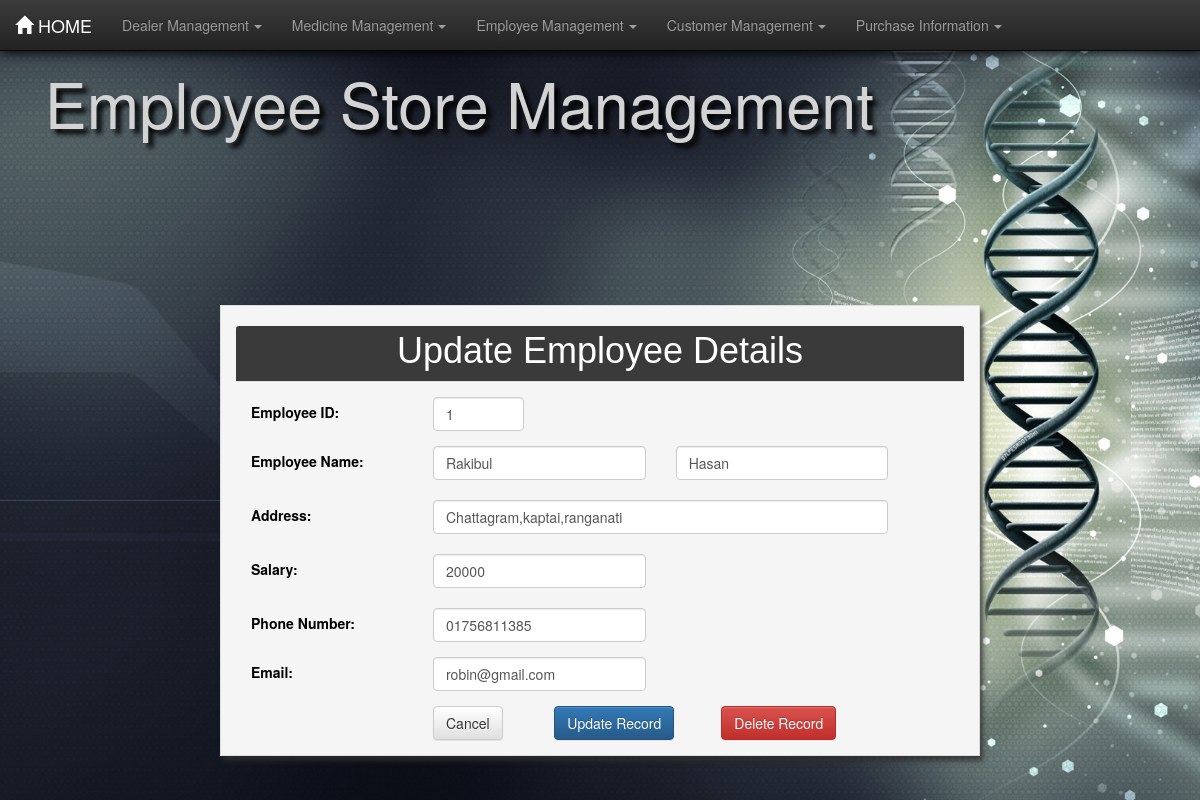
Before: /empformview/14/ with the older database file.
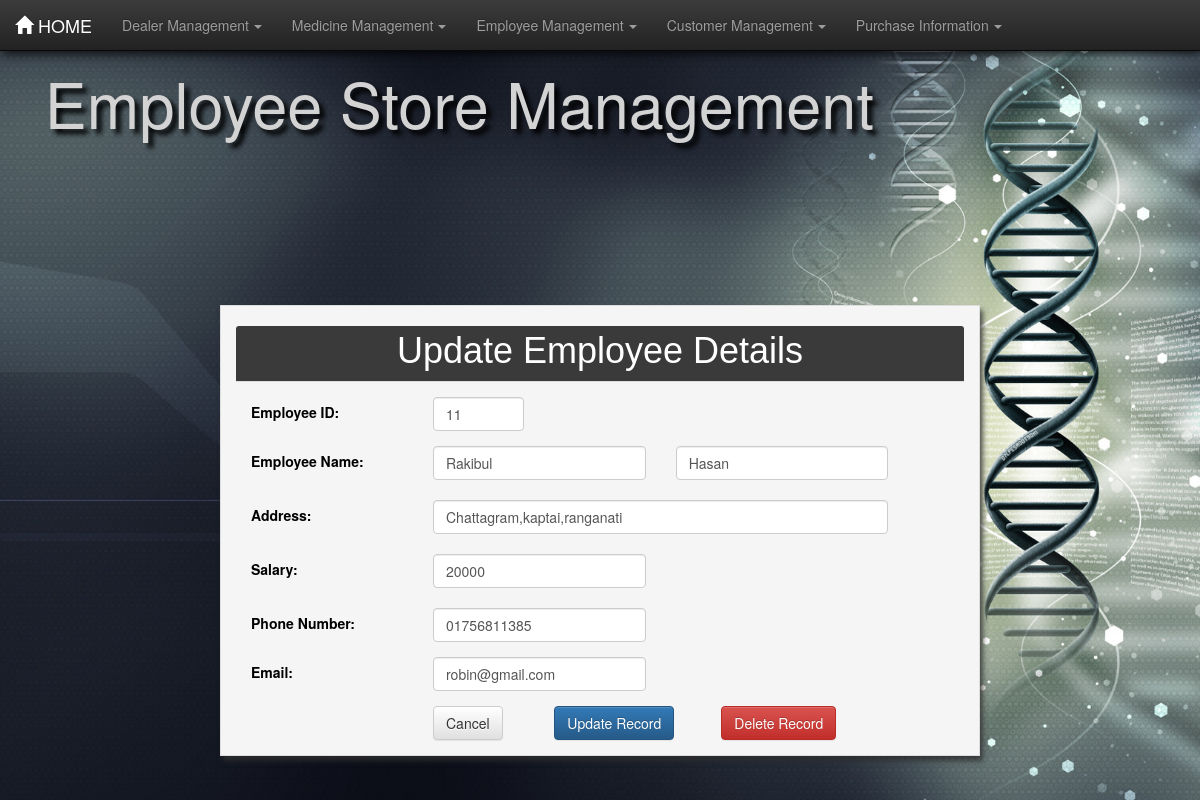
After: the same page with the newer database file.
### pharmecyinfo/models.py (models this page shows, shortened)
class Employeeinfo(models.Model):
    Emp_id = models.IntegerField(unique=True)
    fname = models.CharField(max_length=30)
    lname = models.CharField(max_length=30)
    address = models.CharField(max_length=100)
    email = models.EmailField(unique=True)
    salary = models.BigIntegerField()
    phone_number = models.CharField(max_length=15, unique=True)

### pharmecyinfo/views.py (the view)
# urls.py: path('empformview/<int:pk>/', views.EmployeeFormView.as_view(), name='empformview'),
class EmployeeFormView(DetailView):
    model = Employeeinfo
    template_name = 'emp.html'
    context_object_name = 'emp'

### templates/emp.html (shortened to what the changed rows need)
{% extends 'base.html' %}
{% load static %}
{% block content %}
<div class="jumbotron" style="background: none;">
    <div class="row mx-5">
        <div class="col-md-9 mx-5"><h1 id="h1">Employee Store Management</h1></div>
    </div>
</div>
<div class="container black-text">
    <div class="panel panel-default col-md-8 jumcust2">
        <div class="panel-heading">
            <h1 class="padtop5">
                {% if add %}
                    Add Employee Details
                {% else %}
                    Update Employee Details
                {% endif %}</h1>
        </div>
        <div class="panel-body">
            {% if emp %}
                <form action="{% url 'empformupdate' emp.id  %}" method="post">
                    <div class="row">
                        <div class="col-md-3 padtop5">
                            <label for="e_id" class="form-control-label">Employee ID:</label>
                        </div>
                        <div class="col-md-2">
                            <input type="text" class="form-control" id="e_id" placeholder="Code" name="Emp_id"
                                   value="{{ emp.Emp_id }}" required/>
                        </div>
                    </div>
                    <div class="row padtop15">
                        <div class="col-md-3 padtop5">
                            <label for="firstName" class="form-control-label">Employee Name:</label>
                        </div>
                        <div class="form-group col-md-4">
                            <input type="text" name="fname" class="form-control" id="firstName" placeholder="First Name"
                                   value="{{ emp.fname }}" required/>
                        </div>
                        <div class="col-md-4">
                            <input type="text" name="lname" class="form-control" id="lastName" placeholder="Last Name"
                                   value="{{ emp.lname }}" required/>
                        </div>
                    </div>
                    <div class="row padtop5">
                        <div class="col-md-3 padtop5">
                            <label for="address" class="form-control-label">Address:</label>
                        </div>
                        <div class="form-group col-md-8">
                            <input type="text" class="form-control" id="address" placeholder="Address" name="address"
                                   value="{{ emp.address }}"/>
                        </div>
                    </div>
                    <div class="row padtop5">
                        <div class="col-md-3 padtop5">
                            <label for="sal" class="form-control-label">Salary:</label>
                        </div>
                        <div class="form-group col-md-4">
                            <input type="text" class="form-control" id="sal" placeholder="Salary" name="salary"
                                   value="{{ emp.salary }}" required/>
                        </div>
                    </div>
                    <div class="row padtop5">
                        <div class="col-md-3">
                            <label for="phn_no" class="form-control-label padtop5">Phone Number:</label>
                        </div>
                        <div class="col-md-4">
                            <input type="text" name="phone_number" class="form-control" id="phn_no" placeholder="Contact Number"
                                   value="{{ emp.phone_number }}" required/>
                        </div>
                    </div>
                    <div class="row padtop15">
                        <div class="col-md-3">
                            <label for="email" class="form-control-label padtop5">Email:</label>
                        </div>
                        <div class="col-md-4">
                            <input type="text" name="email" class="form-control" id="email" placeholder="Email"
                                   value="{{ emp.email }}"/>
                        </div>
                    </div>
                    <div class="row" id="buttoncustom">
                        <div class="col-md-3"></div>
                        <div class="col-md-2 padtop15">
                            <button type="submit" class="btn btn-default"><a href="{% url 'emptable' %}">Cancel</a></button>
                        </div>
                        <div class="col-md-2 padtop15">
                            <button type="submit" class="btn btn-primary">
                                {% if add %}
                                    Add Record
                                {% else %}
                                    Update Record
                                {% endif %}</button>
                        </div>
                        <div class="col-md-offset-8 padtop15">
                            <button type="submit" class="delbut btn btn-danger"><a
                                    href="{% url 'empformdelete' emp.id  %}">Delete Record</a></button>
                        </div>
                    </div>
                </form>
            {% endif %}
        </div>
    </div>
</div>
{% endblock content %}

Changed rows visible on the page:
changed Employeeinfo "Rakibul": Emp_id "1" → "11"
